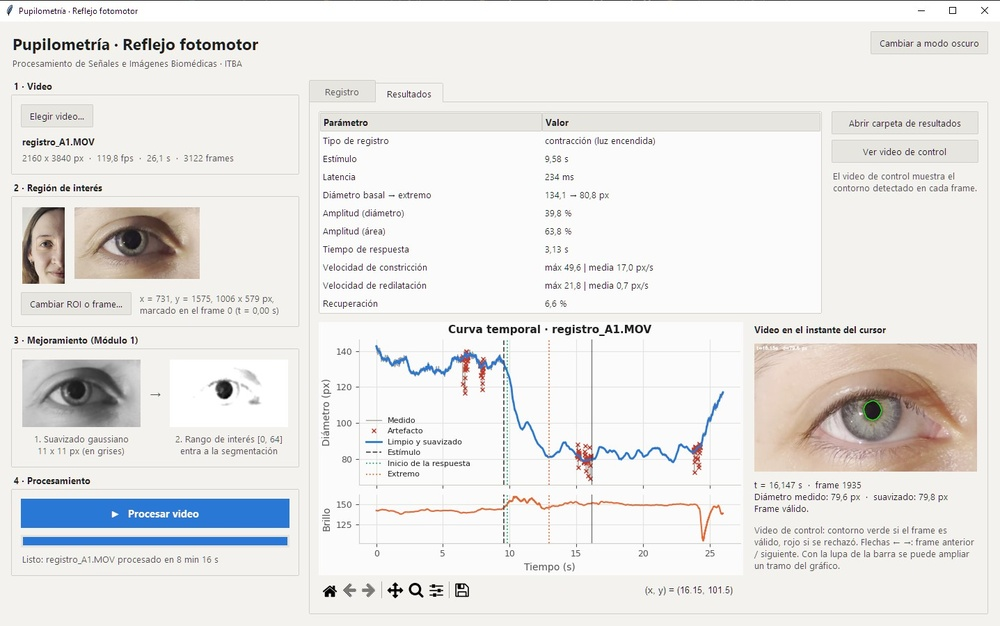
#> input picture imagenes/interfaz_app.jpg, 1000 x 626 px, shrunk from 1437 x 900 before the run
$ python -i modulo4_compresion.py   (imports and definitions only)   (older library calls are emulated)
#> lines starting #> are read from the running program, lines starting #| are printed output that depends on the picture
"""
Módulo 4 — Compresión de la información de imagen.

Compara Huffman, RLE (horizontal y vertical) y JPEG (Q = 90, 50, 10 y 5) sobre el frame,
la ROI o la máscara segmentada. Las imágenes van en RGB o en grises (uint8); las máscaras
binarias se pasan a 0/255.
"""

import heapq                     # Cola de prioridad para armar el árbol de Huffman
import cv2                       # OpenCV: codificación JPEG, gradientes y transformaciones
import numpy as np               # Cálculo numérico
import pandas as pd              # Tablas de resultados

from . import metricas

CALIDADES_JPEG = (90, 50, 10, 5)


# [8 lines left out: function a_uint8, not called in this run]


def a_gris(imagen):
    """
    Pasa la imagen a escala de grises en float, para restar y calcular gradientes.

    Entrada: imagen RGB o en grises
    Salida: array 2D float
    """
    gris = cv2.cvtColor(imagen, cv2.COLOR_RGB2GRAY) if imagen.ndim == 3 else imagen
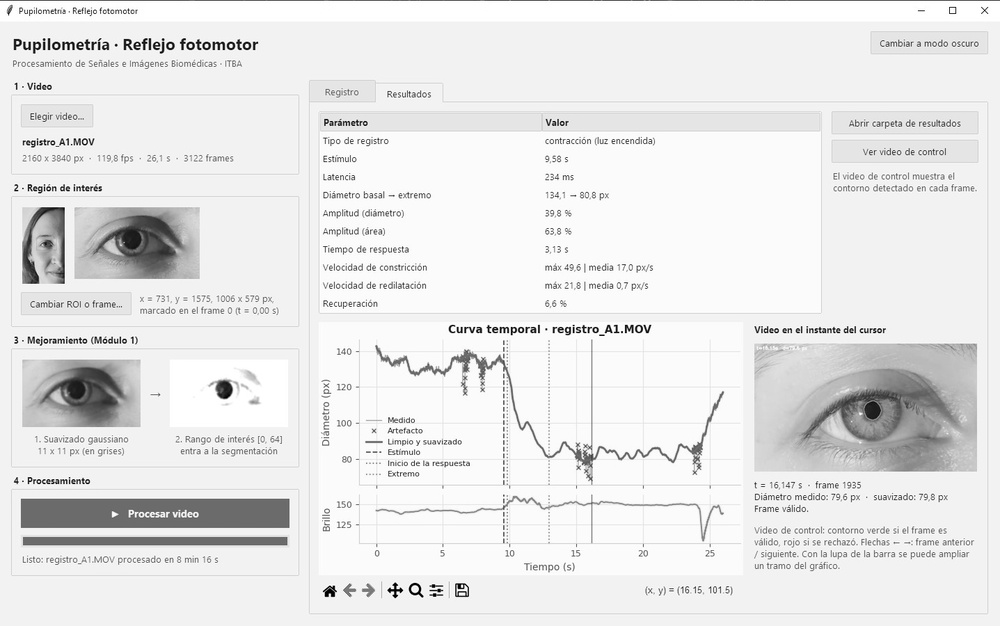
#> gris: shape (626, 1000); min 0, max 255, mean 231.2
    return gris.astype(np.float64)


# ------------------------------------------------------------
# 4.1 Huffman
# ------------------------------------------------------------

# [276 lines left out: functions longitudes_huffman, codigos_canonicos, comprimir_huffman, codificar_huffman, decodificar_huffman, _orden and 6 more, not called in this run]


def regiones_borde_y_uniforme(imagen, percentil_borde=90, percentil_uniforme=30):
    """
    Separa los bordes nítidos (gradiente alto) de las zonas uniformes (gradiente bajo).

    Entrada: imagen, percentil_borde, percentil_uniforme
    Salida: (máscara de bordes, máscara de zonas uniformes)
    """
    gris = cv2.GaussianBlur(a_gris(imagen), (5, 5), 0)   # Que el ruido no cuente como borde
    gx = cv2.Sobel(gris, cv2.CV_64F, 1, 0)
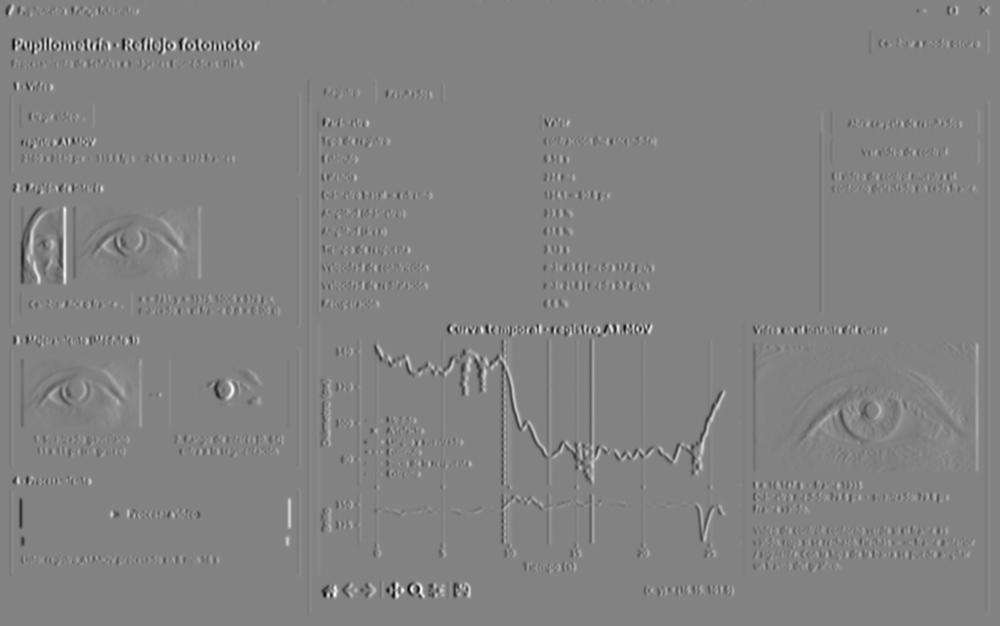
#> gx: shape (626, 1000) float64; min -577.7, max 547.8, mean 0; drawn with min black and max white
    gy = cv2.Sobel(gris, cv2.CV_64F, 0, 1)
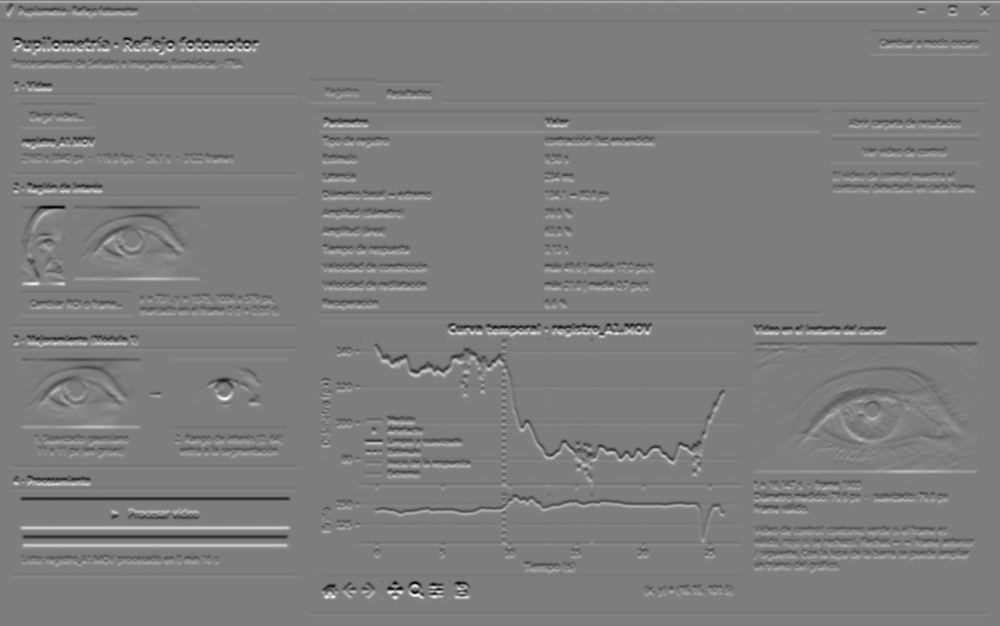
#> gy: shape (626, 1000) float64; min -542.6, max 555.9, mean 0.5; drawn with min black and max white
    magnitud = np.hypot(gx, gy)
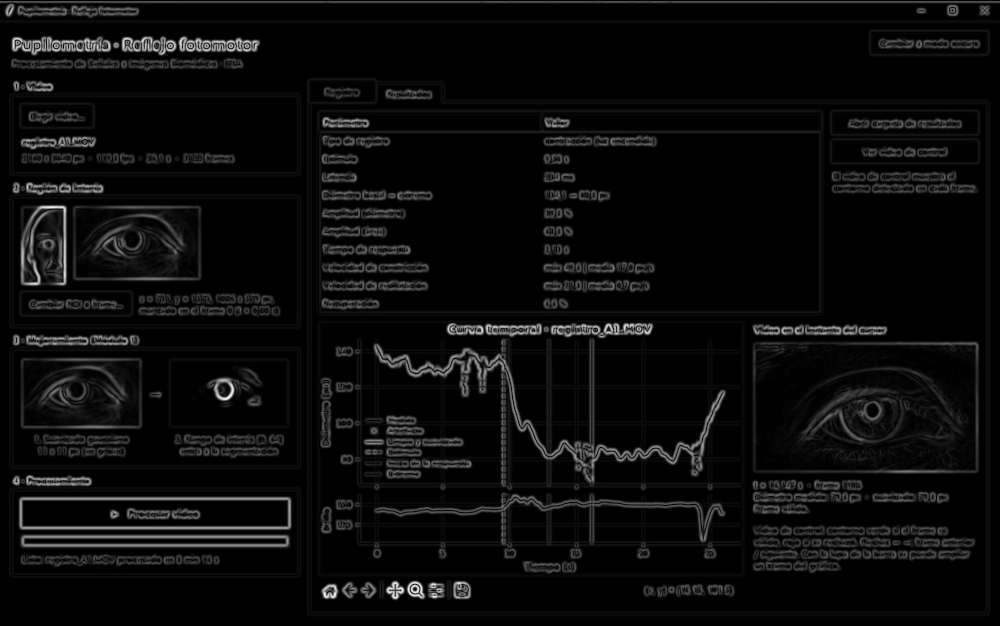
#> magnitud: shape (626, 1000) float64; min 0, max 586.9, mean 27.1; drawn with min black and max white
    return (magnitud >= np.percentile(magnitud, percentil_borde),
            magnitud <= np.percentile(magnitud, percentil_uniforme))


# [22 lines left out: function analizar_artefactos, not called in this run]

>>> import cv2
>>> picture = cv2.cvtColor(cv2.imread('../imagenes/interfaz_app.jpg'), cv2.COLOR_BGR2RGB)
>>> result = regiones_borde_y_uniforme(picture)
